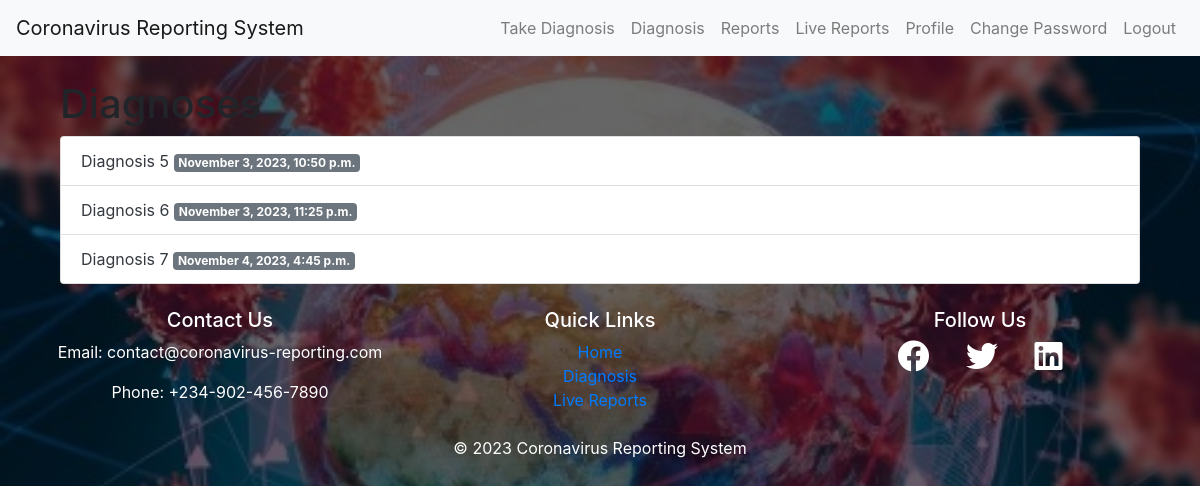
Page /diagnosis_list/ (signed in) on the committed database.
### diagnosis/models.py (models this page shows, shortened)
class Diagnosis(models.Model):
    user = models.ForeignKey(User, on_delete=models.CASCADE)
    symptoms = models.ManyToManyField(Symptom)
    result = models.TextField()
    date = models.DateTimeField(auto_now_add=True)

### diagnosis/views.py (the view)
# urls.py: path('diagnosis_list/', views.diagnosis_list, name='diagnosis_list'),
def diagnosis_list(request):
    diagnoses = Diagnosis.objects.filter(user=request.user)
    return render(request, 'diagnosis/diagnosis_list.html', {'diagnoses': diagnoses})

### templates/diagnosis/diagnosis_list.html
{% extends "base.html" %}
{% block content %}
<div class="container">
    <h1>Diagnoses</h1>
    <ul class="list-group">
        {% for diagnosis in diagnoses %}
            <li class="list-group-item">
                <a href="{% url 'diagnosis:diagnosis_result' diagnosis_id=diagnosis.id %}" class="text-dark">
                    Diagnosis {{ diagnosis.id }}
                    <span class="badge badge-secondary">{{ diagnosis.date|date:"F j, Y, g:i a" }}</span>
                </a>
            </li>
        {% empty %}
            <p>No diagnoses available.</p>
        {% endfor %}
    </ul>
</div>
{% endblock %}

### templates/base.html (style rules this page uses)
body::before { content: ""; position: fixed; top: 0; left: 0; width: 100%; height: 100%; background: rgba(0, 0, 0, 0.6); z-index: -1; }

### rows in the picture
Diagnosis: id "5", date "November 3, 2023, 10:50 p.m."
Diagnosis: id "6", date "November 3, 2023, 11:25 p.m."
Diagnosis: id "7", date "November 4, 2023, 4:45 p.m."
